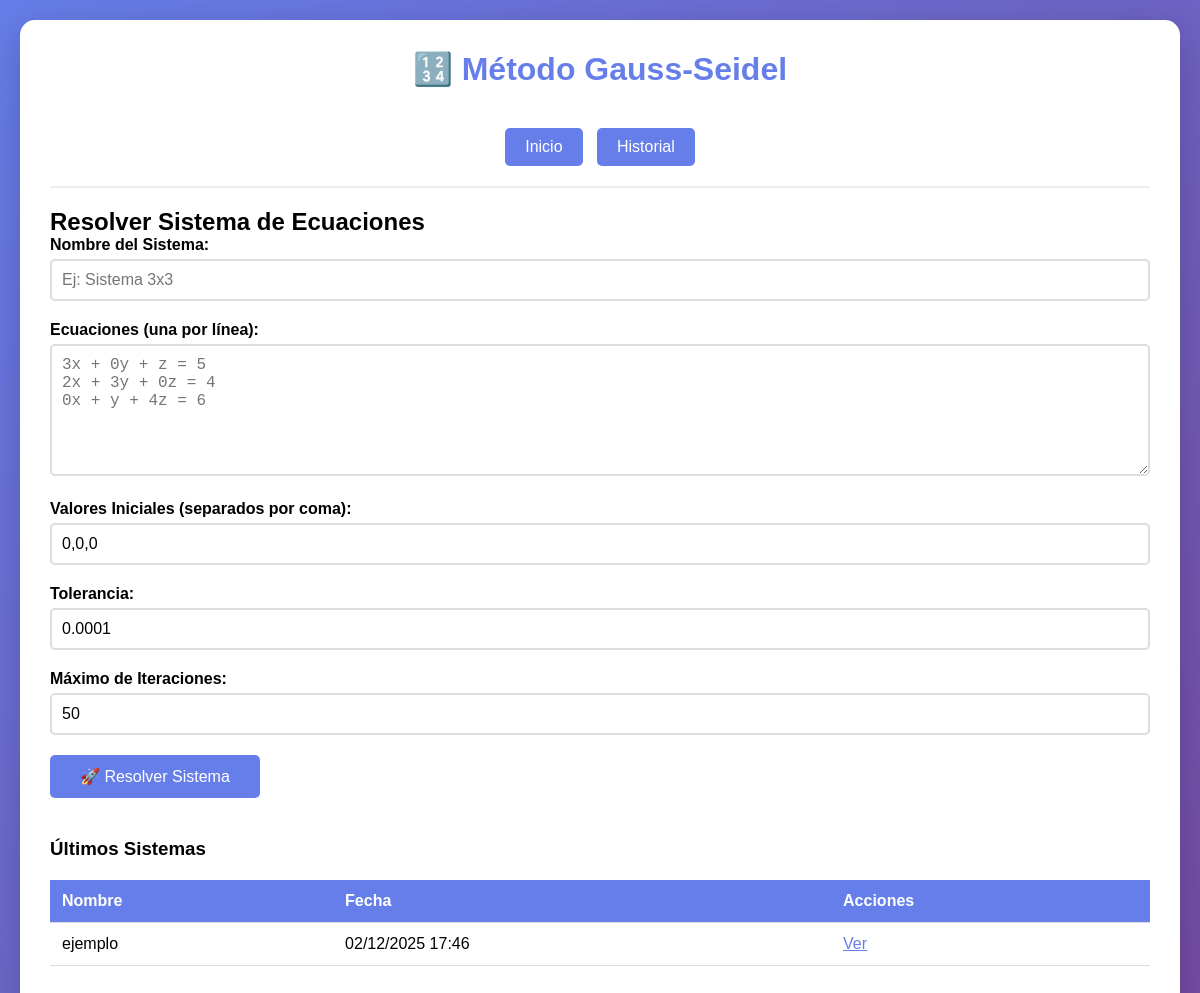
Before: / with the older database file.
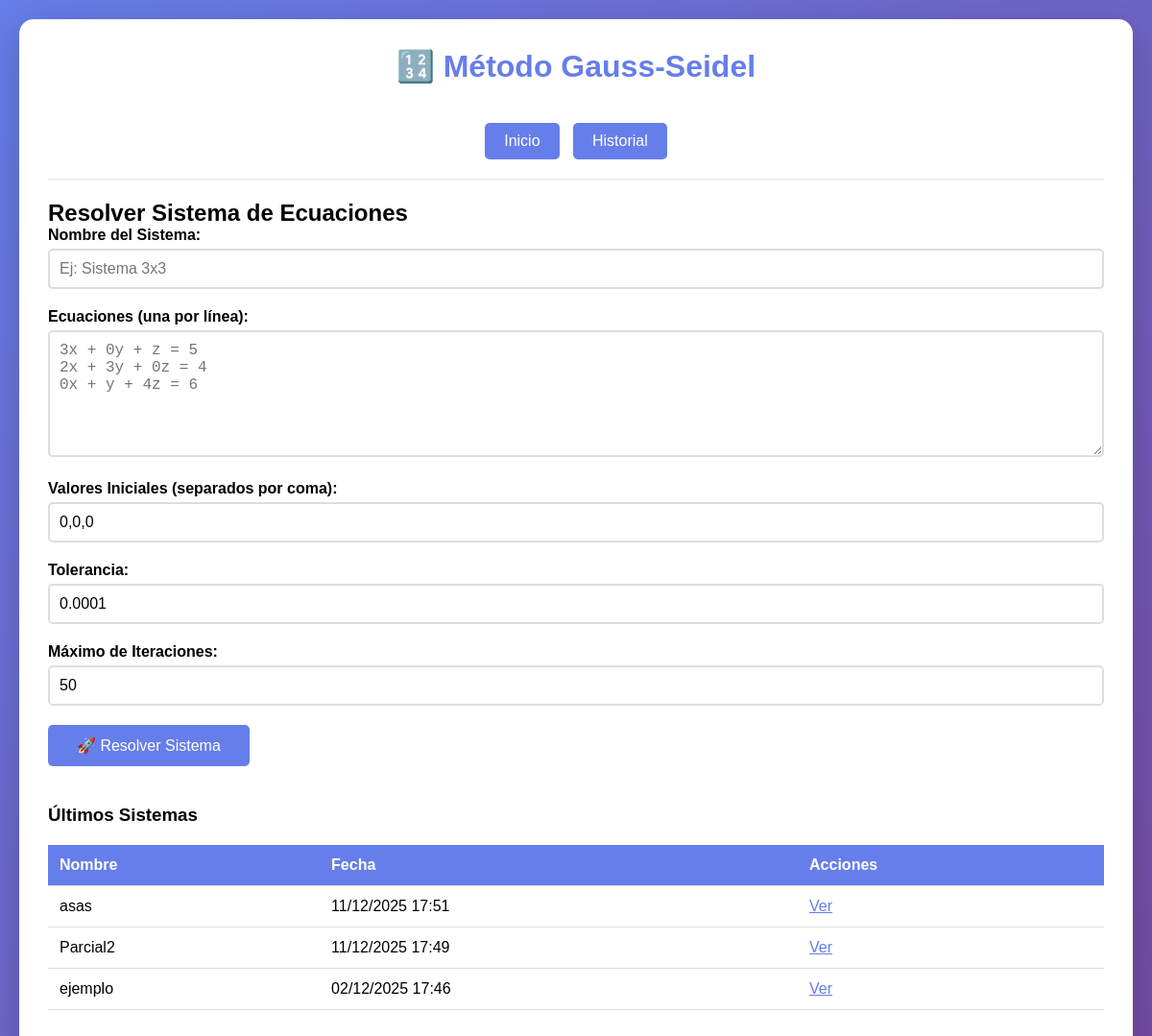
After: the same page with the newer database file.
### interfaz/models.py (models this page shows, shortened)
class SistemaEcuaciones(models.Model):
    nombre = models.CharField(max_length=200, default="Sistema sin nombre")
    ecuaciones = models.TextField()
    valores_iniciales = models.CharField(max_length=200)
    tolerancia = models.FloatField()
    max_iteraciones = models.IntegerField()
    fecha_creacion = models.DateTimeField(auto_now_add=True)
    class Meta:
        ordering = ['-fecha_creacion']

### interfaz/views.py (the view)
# urls.py: path('', views.index, name='index'),
def index(request):
    sistemas = SistemaEcuaciones.objects.all()[:10]
    return render(request, 'index.html', {'sistemas': sistemas})

### templates/index.html (shortened to what this page needs)
{% extends 'base.html' %}
{% block content %}
<h2>Resolver Sistema de Ecuaciones</h2>
<form method="post" action="{% url 'resolver' %}">
    <div class="form-group">
        <label>Nombre del Sistema:</label>
        <input type="text" name="nombre" placeholder="Ej: Sistema 3x3" required>
    </div>
    <div class="form-group">
        <label>Ecuaciones (una por línea):</label>
        <textarea name="ecuaciones" rows="6" required placeholder="3x + 0y + z = 5
2x + 3y + 0z = 4
0x + y + 4z = 6"></textarea>
    </div>
    <div class="form-group">
        <label>Valores Iniciales (separados por coma):</label>
        <input type="text" name="valores_iniciales" value="0,0,0" required>
    </div>
    <div class="form-group">
        <label>Tolerancia:</label>
        <input type="number" name="tolerancia" step="0.0001" value="0.0001" required>
    </div>
    <div class="form-group">
        <label>Máximo de Iteraciones:</label>
        <input type="number" name="max_iteraciones" value="50" required>
    </div>
    <button type="submit">🚀 Resolver Sistema</button>
</form>
{% if sistemas %}
<h3 style="margin-top: 40px;">Últimos Sistemas</h3>
<table>
    <tr>
        <th>Nombre</th>
        <th>Fecha</th>
        <th>Acciones</th>
    </tr>
    {% for sistema in sistemas %}
    <tr>
        <td>{{ sistema.nombre }}</td>
        <td>{{ sistema.fecha_creacion|date:"d/m/Y H:i" }}</td>
        <td><a href="{% url 'resultado' sistema.id %}" style="color: #667eea;">Ver</a></td>
    </tr>
    {% endfor %}
</table>
{% endif %}
{% endblock %}

Changed rows visible on the page:
added SistemaEcuaciones: nombre "asas", fecha_creacion "11/12/2025 17:51"
added SistemaEcuaciones: nombre "Parcial2", fecha_creacion "11/12/2025 17:49"
